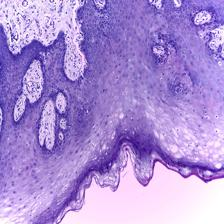
#> input picture data/oral/Normal/aug_0_5752.jpg, 224 x 224 px; its folder holds only this picture in this run
$ python -i image_quality.py   (imports and definitions only)
#> lines starting #> are read from the running program, lines starting #| are printed output that depends on the picture
### config.py
"""
config.py — shared settings for the multi-disease medical image classifier.

Three separate binary models, one per disease. Each has its own data folder,
class names, and augmentation rules. Everything else (architecture, image size,
training hyper-parameters) is shared so we can reuse the same training loop.
"""
from pathlib import Path

# ── Reproducibility ──────────────────────────────────────────────
SEED = 42

# ── Shared training hyper-parameters ─────────────────────────────
IMG_SIZE = 224          # EfficientNet-B0 native input
BATCH_SIZE = 32
EPOCHS = 15
LR = 3e-4              # AdamW learning rate
WEIGHT_DECAY = 1e-4
PATIENCE = 4            # early-stopping patience (epochs without val-AUC improvement)
VAL_FRAC = 0.15
TEST_FRAC = 0.15
TARGET_SENSITIVITY = 0.95   # screening threshold: catch ≥95% of positives

# ── ImageNet normalisation (used by all EfficientNet models) ─────
MEAN = [0.485, 0.456, 0.406]
STD  = [0.229, 0.224, 0.225]

# ── Project root (everything is relative to this) ───────────────
ROOT = Path(__file__).resolve().parent

# ── Per-disease configuration ────────────────────────────────────
# Each disease gets its own binary model.
# "allow_hflip" controls whether horizontal flip is used in training augmentation.
#   - Chest X-rays: NO flip (heart is on the left; flipping is anatomically wrong)
#   - Fundus photos: YES (eyes are roughly symmetrical)
#   - Histopathology: YES (no fixed orientation under a microscope)

DISEASES = {
    "tb": {
        "name": "Tuberculosis (Chest X-ray)",
        "classes": ["Normal", "Tuberculosis"],
        "data_dir": ROOT / "data" / "tb",
        "allow_hflip": False,
        "image_mode": "grayscale",   # X-rays are single-channel
    },
    "dr": {
        "name": "Diabetic Retinopathy (Fundus Photo)",
        "classes": ["No_DR", "DR"],
        "data_dir": ROOT / "data" / "dr",
        "allow_hflip": True,
        "image_mode": "rgb",
    },
    "oral": {
        "name": "Oral Cancer (Histopathology)",
        "classes": ["Normal", "OSCC"],
        "data_dir": ROOT / "data" / "oral",
        "allow_hflip": True,
        "image_mode": "rgb",
    },
}

# ── Per-disease derived paths ────────────────────────────────────
# models/<disease>/best.pt, models/<disease>/threshold.json, etc.
for key, d in DISEASES.items():
    d["model_dir"]      = ROOT / "models" / key
    d["checkpoint"]     = d["model_dir"] / "best.pt"
    d["threshold_file"] = d["model_dir"] / "threshold.json"
    d["onnx_file"]      = d["model_dir"] / f"{key}.onnx"
    d["results_dir"]    = ROOT / "results" / key
    d["splits_csv"]     = d["data_dir"] / "splits.csv"

# ── Gatekeeper (modality classifier) training config ─────────────
# Multi-class model that decides which specialist (if any) should see an image.
# data/gatekeeper/<class>/ must be populated (see src/prepare_gatekeeper.py);
# "other" needs non-medical / unsupported images supplied by you.
GATEKEEPER = {
    "name": "Gatekeeper (image modality)",
    "classes": ["chest_xray", "fundus", "histopathology", "other"],
    "data_dir": ROOT / "data" / "gatekeeper",
    "allow_hflip": True,
    "image_mode": "rgb",
    "model_dir": ROOT / "models" / "gatekeeper",
    "checkpoint": ROOT / "models" / "gatekeeper" / "best.pt",
    "threshold_file": ROOT / "models" / "gatekeeper" / "threshold.json",
    "onnx_file": ROOT / "models" / "gatekeeper" / "gatekeeper.onnx",
    "results_dir": ROOT / "results" / "gatekeeper",
    "splits_csv": ROOT / "data" / "gatekeeper" / "splits.csv",
}


def task_config(key: str) -> dict:
    """Training config for a disease key or 'gatekeeper'."""
    return GATEKEEPER if key == "gatekeeper" else DISEASES[key]


# ═════════════════════════════════════════════════════════════════
#  MediScan AI application settings
#  (everything below is used by app.py and src/core, src/gatekeeper, ...)
# ═════════════════════════════════════════════════════════════════
import os as _os

APP_NAME = "MediScan AI"
APP_VERSION = "1.0.0"

# Installed, validated model artifacts (populated by scripts/import_artifacts.py)
ARTIFACTS_DIR = Path(_os.environ.get("MEDISCAN_ARTIFACTS_DIR", ROOT / "artifacts"))
MODELS_DIR = ARTIFACTS_DIR / "models"
ARTIFACT_RESULTS_DIR = ARTIFACTS_DIR / "results"
MANIFESTS_DIR = ARTIFACTS_DIR / "manifests"
INSTALLED_MANIFEST = MANIFESTS_DIR / "installed_manifest.json"
MODEL_KEYS = ["tb", "dr", "oral", "gatekeeper"]
SPECIALIST_KEYS = ["tb", "dr", "oral"]

# Local storage
DATA_ROOT = ROOT / "data"
SAMPLES_DIR = DATA_ROOT / "samples"
LOG_DIR = Path(_os.environ.get("MEDISCAN_LOG_DIR", DATA_ROOT / "logs"))
DB_PATH = Path(_os.environ.get("MEDISCAN_DB", DATA_ROOT / "mediscan.db"))
REPORTS_DIR = Path(_os.environ.get("MEDISCAN_REPORTS_DIR", DATA_ROOT / "reports"))
RETAINED_IMAGES_DIR = DATA_ROOT / "retained_images"
FONTS_DIR = ROOT / "assets" / "fonts"

# Privacy: uploaded images are NOT kept after screening unless this is enabled.
RETAIN_IMAGES = _os.environ.get("MEDISCAN_RETAIN_IMAGES", "0") == "1"

# Simulated inference for UI rehearsal when no trained models are installed.
# Every simulated result is labelled SIMULATED in the UI, DB and PDF.
SIMULATION_MODE = _os.environ.get("MEDISCAN_SIMULATION", "0") == "1"

# Modality names used by the gatekeeper and routing
MODALITIES = {
    "chest_xray": "tb",
    "fundus": "dr",
    "histopathology": "oral",
}
UNSUPPORTED_MODALITY = "other"

# Gatekeeper decision rules (trained model)
GATEKEEPER_MIN_CONFIDENCE = 0.80   # top softmax score required to route
GATEKEEPER_MIN_MARGIN = 0.20       # top-1 minus top-2 score required to route

# ── Image quality thresholds (Stage A, deterministic) ────────────
# Calibrated on the bundled datasets so valid images pass. See docs/ARCHITECTURE.md.
QUALITY = {
    "max_pixels": 16_000_000,       # bound decoded memory before img.load()
    "allowed_extensions": [".png", ".jpg", ".jpeg", ".bmp", ".tif", ".tiff", ".webp"],
    "allowed_formats": ["PNG", "JPEG", "BMP", "TIFF", "WEBP", "MPO"],
    "max_file_mb": 25,
    "min_side_px": 128,            # DR training images are 224 px
    "max_aspect_ratio": 3.0,
    # Blur = variance of the 4-neighbour Laplacian on a grey copy (longest side ≤ 512 px).
    # Global floor is low because chest X-rays are naturally smooth (dataset min ≈ 5.0).
    "blur_min_global": 3.0,
    # Stricter per-modality floors applied after routing (dataset minima: fundus ≈ 473, histo ≈ 148).
    "blur_min_by_modality": {"chest_xray": 3.0, "fundus": 30.0, "histopathology": 30.0},
    # Exposure on grey percentiles (0–255). Dark backgrounds alone never trigger rejection.
    "underexposed_p99_max": 40,    # brightest 1% still below this → no usable signal
    "overexposed_p1_min": 235,     # darkest 1% above this → washed out
    "overexposed_white_frac": 0.85,
}

# Duplicate policy: "reject" (default) or "warn". Exact SHA-256 file matches only.
DUPLICATE_POLICY = _os.environ.get("MEDISCAN_DUPLICATE_POLICY", "reject")

# Uncertainty band around the threshold. Metadata may give "uncertainty_margin" (probability
# units) or "uncertainty_margin_logit". With neither, ±0.25 in LOGIT space is used, so the band
# scales with the threshold (t=0.5 → 0.44–0.56; t=0.01 → 0.008–0.013; t=0.93 → 0.91–0.94).
DEFAULT_UNCERTAINTY_MARGIN = 0.05
DEFAULT_UNCERTAINTY_MARGIN_LOGIT = 0.25

# ONNX Runtime CPU settings
ORT_INTRA_OP_THREADS = int(_os.environ.get("MEDISCAN_ORT_THREADS", "0"))  # 0 = ORT default
# Max |torch − onnx| score difference for Grad-CAM to be considered consistent
GRADCAM_MAX_SCORE_DIFF = 0.02

DISCLAIMER_KEY = "disclaimer"

# ── Backward-compatible shortcuts (used by old single-disease code) ──
# These point to TB by default so nothing breaks while we migrate.
CLASSES        = DISEASES["tb"]["classes"]
DATA_DIR       = DISEASES["tb"]["data_dir"]
MODEL_DIR      = DISEASES["tb"]["model_dir"]
CHECKPOINT     = DISEASES["tb"]["checkpoint"]
THRESHOLD_FILE = DISEASES["tb"]["threshold_file"]
ONNX_FILE      = DISEASES["tb"]["onnx_file"]
RESULTS_DIR    = DISEASES["tb"]["results_dir"]
SPLITS_CSV     = DISEASES["tb"]["splits_csv"]

### src/gatekeeper/image_quality.py
"""
image_quality.py — Stage A: deterministic image validation.

Checks (in order, first failure wins):
    extension → file size → decodable → real format → dimensions →
    aspect ratio → blur (global floor) → exposure

All thresholds live in config.QUALITY and were calibrated on the bundled
datasets so that every training image passes (see docs/ARCHITECTURE.md).
Dark backgrounds alone (common in X-rays and fundus photos) never trigger
rejection: exposure checks look at the brightest/darkest 1% of pixels.
"""
from __future__ import annotations

import io
import warnings
from dataclasses import dataclass, field
from pathlib import Path

import numpy as np
from PIL import Image, UnidentifiedImageError

import config
from src.gatekeeper import rejection_manager as rm
from src.utils.image_hash import sha256_bytes


@dataclass
class QualityResult:
    ok: bool
    image: Image.Image | None = None
    sha256: str | None = None
    metrics: dict = field(default_factory=dict)
    rejection: rm.Rejection | None = None
    warnings: list[str] = field(default_factory=list)


def _reject(code: str, sha: str | None = None, metrics: dict | None = None, **details) -> QualityResult:
    return QualityResult(False, sha256=sha, metrics=metrics or {},
                         rejection=rm.Rejection(code, rm.STAGE_QUALITY, details))


# [12 lines left out: function _to_8bit, not called in this run]


def grey_array(img: Image.Image, max_side: int = 512) -> np.ndarray:
    g = img.convert("L")
    if max(g.size) > max_side:
        g = g.copy()
        g.thumbnail((max_side, max_side), Image.BILINEAR)
    return np.asarray(g, dtype=np.float32)


def laplacian_variance(g: np.ndarray) -> float:
    lap = 4 * g[1:-1, 1:-1] - g[:-2, 1:-1] - g[2:, 1:-1] - g[1:-1, :-2] - g[1:-1, 2:]
    return float(lap.var())


def colour_metrics(img: Image.Image) -> dict:
    """Saturation and hue-diversity (2nd eigenvalue of chroma covariance)."""
    rgb = np.asarray(img.convert("RGB").resize((128, 128), Image.BILINEAR), dtype=np.float32)
    mx, mn = rgb.max(2), rgb.min(2)
    sat = np.where(mx > 0, (mx - mn) / np.maximum(mx, 1), 0)
    flat = rgb.reshape(-1, 3)
    chroma = np.stack([flat[:, 0] - flat[:, 1], flat[:, 1] - flat[:, 2]], 1)
    ev = np.linalg.eigvalsh(np.cov(chroma.T)) if chroma.std() > 0 else np.zeros(2)
    mean_rgb = flat.mean(0)
    h, w = rgb.shape[:2]
    c = max(4, int(min(h, w) * 0.08))
    grey = rgb.mean(2)
    corners = np.concatenate([grey[:c, :c].ravel(), grey[:c, -c:].ravel(), grey[-c:, :c].ravel(), grey[-c:, -c:].ravel()])
    return {
        "saturation_mean": round(float(sat.mean()), 4),
        "hue_diversity": round(float(np.sqrt(max(ev[0], 0.0))), 3),
        "mean_rgb": [round(float(v), 1) for v in mean_rgb],
        "dark_corner_frac": round(float((corners < 20).mean()), 3),
    }


def compute_metrics(img: Image.Image) -> dict:
    g = grey_array(img)
    m = {
        "width": img.width, "height": img.height,
        "aspect_ratio": round(max(img.size) / max(1, min(img.size)), 3),
        "blur_laplacian_var": round(laplacian_variance(g), 3),
        "brightness_mean": round(float(g.mean()), 2),
        "p1": float(np.percentile(g, 1)), "p99": float(np.percentile(g, 99)),
        "white_frac": round(float((g >= 250).mean()), 4),
    }
    m.update(colour_metrics(img))
    return m


# [66 lines left out: functions validate_image, modality_blur_check, not called in this run]

>>> from PIL import Image
>>> picture = Image.open('../../data/oral/Normal/aug_0_5752.jpg')
#> picture is the input picture: PIL image 224x224 RGB; mean R, G, B 171, 142.5, 212.9
>>> result = compute_metrics(picture)
#> in grey_array, `g = img.convert("L")`:
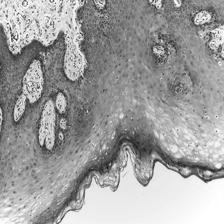
#> g: PIL image 224x224 L; min 19, max 255, mean 159
#> in laplacian_variance, `lap = 4 * g[1:-1, 1:-1] - g[:-2, 1:-1] - g[2:, 1:-1] - g[1:-1, :-2] - ..`:
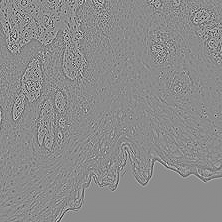
#> lap: shape (222, 222) float32; min -425, max 349, mean 0; drawn with min black and max white
#> in compute_metrics, `m = { "width": img.width, "height": img.height, "aspect_ratio": round(..`: m = {'width': 224, 'height': 224, 'aspect_ratio': 1, 'blur_laplacian_var': 2855, 'brightness_mean': 159, 'p1': 61, 'p99': 254, 'white_frac': 0.0221}
#> in colour_metrics, `rgb = np.asarray(img.convert("RGB").resize((128, 128), Image.BILINEAR)..`:
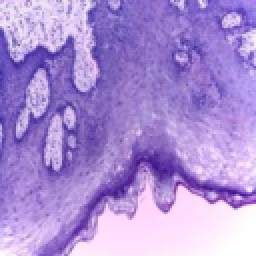
#> rgb: shape (128, 128, 3) float32 (shown 2 times larger); mean R, G, B 171, 142.5, 212.9
#> in colour_metrics, `mx, mn = rgb.max(2), rgb.min(2)`:
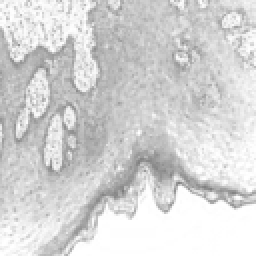
#> mx: shape (128, 128) float32 (shown 2 times larger); min 124, max 255, mean 213
#> in colour_metrics, `mx, mn = rgb.max(2), rgb.min(2)`:
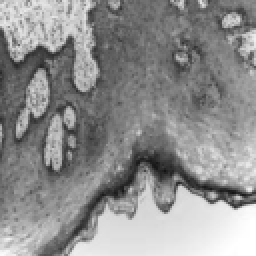
#> mn: shape (128, 128) float32 (shown 2 times larger); min 18, max 255, mean 142.5
#> in colour_metrics, `sat = np.where(mx > 0, (mx - mn) / np.maximum(mx, 1), 0)`:
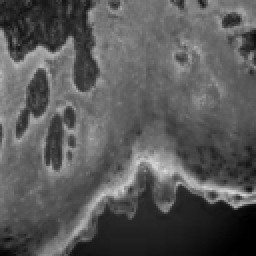
#> sat: shape (128, 128) float32 (shown 2 times larger); min 0, max 0.869, mean 0.35
#> in colour_metrics, `chroma = np.stack([flat[:, 0] - flat[:, 1], flat[:, 1] - flat[:, 2]], 1)`: chroma = 16384 pairs, first value -3 to 77, second value -134 to 13
#> in colour_metrics, `ev = np.linalg.eigvalsh(np.cov(chroma.T)) if chroma.std() > 0 else np...`: ev = [45.91, 670.1]
#> in colour_metrics, `mean_rgb = flat.mean(0)`: mean_rgb = [171, 142.5, 212.9]
#> in colour_metrics, `grey = rgb.mean(2)`:
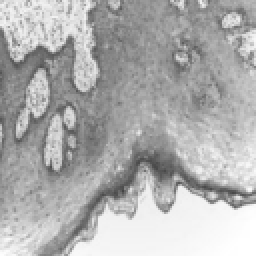
#> grey: shape (128, 128) float32 (shown 2 times larger); min 68.67, max 255, mean 175.5
#> in colour_metrics, `corners = np.concatenate([grey[:c, :c].ravel(), grey[:c, -c:].ravel(),..`: corners = 400 values, max 255 at index 307, min 110 at index 151, mean 217.2
#> result = 12 items

$ run again, on data/oral/Normal/aug_0_6306.jpg
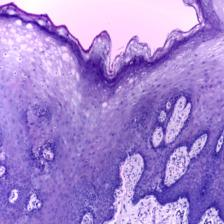
#> input picture data/oral/Normal/aug_0_6306.jpg, 224 x 224 px
#> picture is the input picture: PIL image 224x224 RGB; mean R, G, B 163.5, 132.9, 209
#> m = {'width': 224, 'height': 224, 'aspect_ratio': 1, 'blur_laplacian_var': 1217.9, 'brightness_mean': 150.7, 'p1': 57, 'p99': 244, 'white_frac': 0.0047}
#> in colour_metrics, `sat = np.where(mx > 0, (mx - mn) / np.maximum(mx, 1), 0)`:
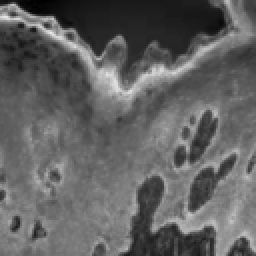
#> sat: shape (128, 128) float32 (shown 2 times larger); min 0, max 0.917, mean 0.385
#> chroma = 16384 pairs, first value -7 to 78, second value -137 to 11
#> ev = [47.84, 585.9]
#> mean_rgb = [163.5, 132.9, 209]
#> in colour_metrics, `grey = rgb.mean(2)`:
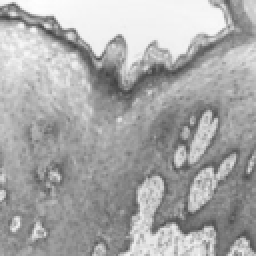
#> grey: shape (128, 128) float32 (shown 2 times larger); min 66, max 254.3, mean 168.5
#> corners = 400 values, max 249.3 at index 9, min 73.33 at index 83, mean 160.9
#> result = 12 items

$ run again, on data/oral/Normal/aug_0_9628.jpg
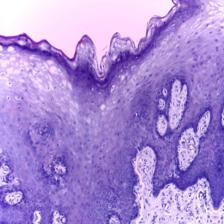
#> input picture data/oral/Normal/aug_0_9628.jpg, 224 x 224 px
#> picture is the input picture: PIL image 224x224 RGB; mean R, G, B 168.5, 139.4, 211.9
#> m = {'width': 224, 'height': 224, 'aspect_ratio': 1, 'blur_laplacian_var': 1204.1, 'brightness_mean': 156.4, 'p1': 62, 'p99': 254, 'white_frac': 0.0194}
#> in colour_metrics, `sat = np.where(mx > 0, (mx - mn) / np.maximum(mx, 1), 0)`:
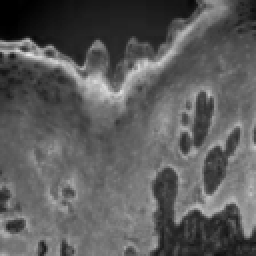
#> sat: shape (128, 128) float32 (shown 2 times larger); min 0, max 0.919, mean 0.363
#> chroma = 16384 pairs, first value -3 to 72, second value -137 to 8
#> ev = [48, 667.4]
#> mean_rgb = [168.5, 139.3, 211.9]
#> in colour_metrics, `grey = rgb.mean(2)`:
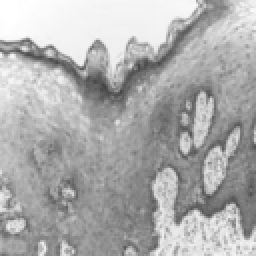
#> grey: shape (128, 128) float32 (shown 2 times larger); min 66.67, max 255, mean 173.3
#> corners = 400 values, max 255 at index 0, min 110.7 at index 291, mean 214
#> result = 12 items

$ run again, on data/oral/Normal/aug_100_5027.jpg
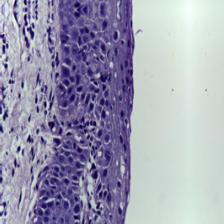
#> input picture data/oral/Normal/aug_100_5027.jpg, 224 x 224 px
#> picture is the input picture: PIL image 224x224 RGB; mean R, G, B 157.2, 157.4, 178.3
#> m = {'width': 224, 'height': 224, 'aspect_ratio': 1, 'blur_laplacian_var': 1374.1, 'brightness_mean': 159.7, 'p1': 25, 'p99': 241, 'white_frac': 0.0006}
#> chroma = 16384 pairs, first value -22 to 30, second value -79 to 15
#> ev = [9.37, 811.9]
#> mean_rgb = [157.2, 157.4, 178.3]
#> in colour_metrics, `grey = rgb.mean(2)`:
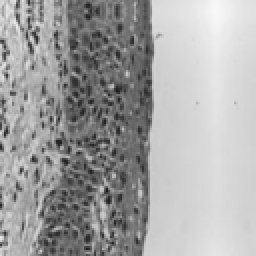
#> grey: shape (128, 128) float32 (shown 2 times larger); min 26, max 249, mean 164.3
#> corners = 400 values, max 233 at index 150, min 63 at index 240, mean 199.7
#> result = 12 items
